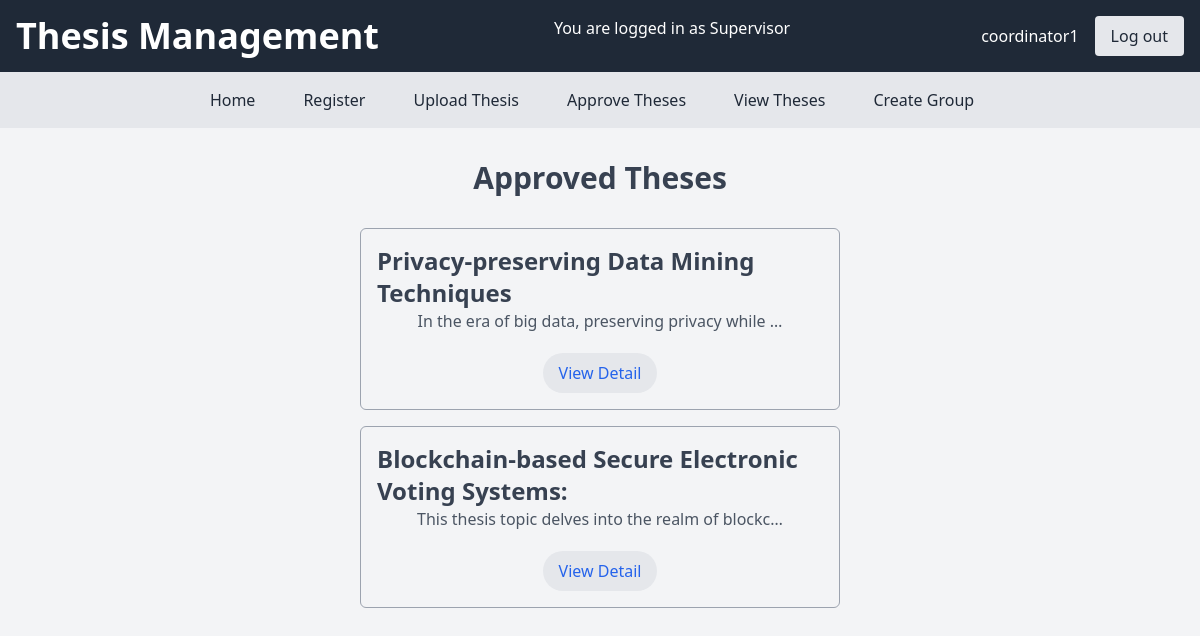
The page /view_theses/ (signed in) on the database as committed earlier.
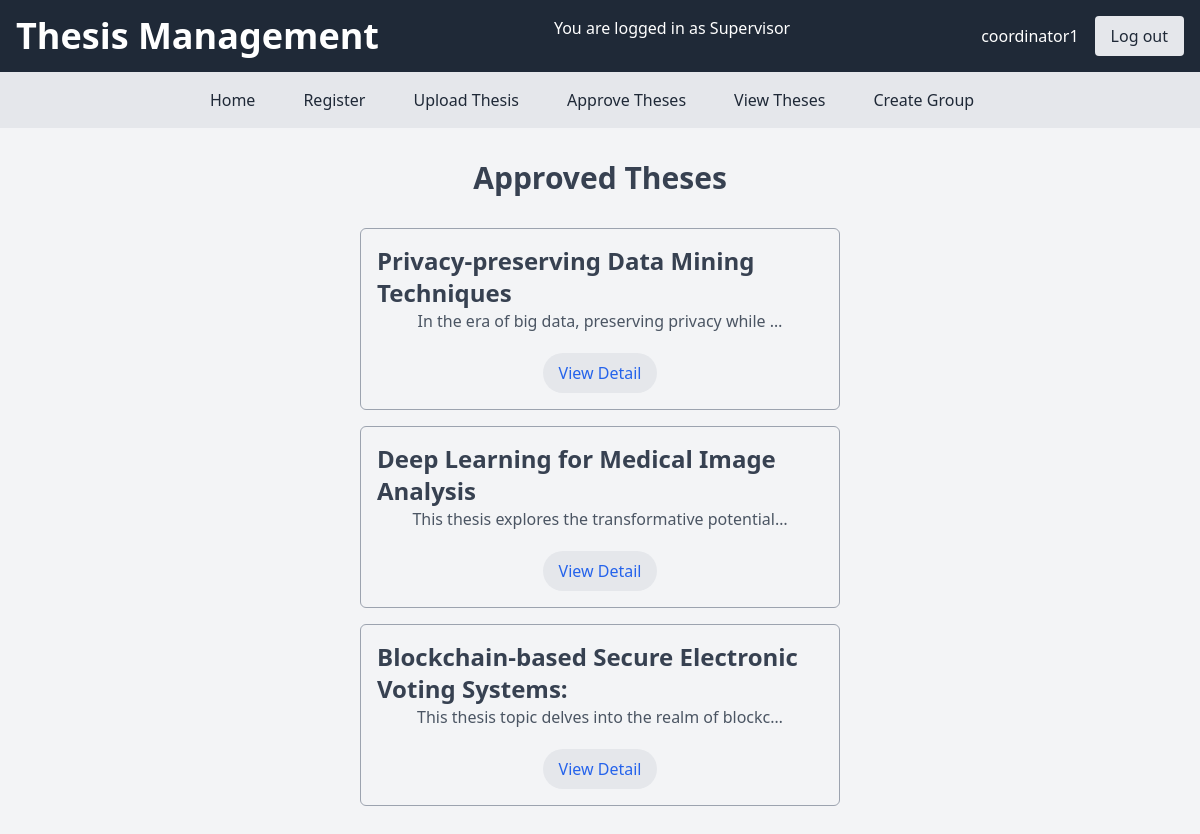
The same page on the database as committed later.
### app_week6/models.py (models this page shows, shortened)
class User(AbstractUser):
    USER_TYPE_CHOICES = (
        (1, 'Admin'),
        (2, 'Supervisor'),
        (3, 'Project Coordinator'),
        (4, 'Student'),
    )
    user_type = models.PositiveSmallIntegerField(choices=USER_TYPE_CHOICES, default=4)

class Thesis(models.Model):
    title = models.CharField(max_length=255)
    description = models.TextField()
    supervisor = models.ForeignKey(User, limit_choices_to={'user_type': 2}, on_delete=models.CASCADE)
    is_approved = models.BooleanField(default=False)
    students = models.ManyToManyField(User, related_name='theses', limit_choices_to={'user_type': 4}, blank=True, null=True)
    interested = models.ManyToManyField(User, related_name='interested_theses', limit_choices_to={'user_type': 4},blank=True, null=True)

### app_week6/views.py (the view)
# urls.py: path('view_theses/', views.view_theses, name='view_theses'),
@login_required
def view_theses(request):
    theses = Thesis.objects.filter(is_approved=True)
    return render(request, 'app_week6/view_theses.html', {'theses': theses})
    return redirect('home')

### app_week6/templates/app_week6/view_theses.html (shortened to what this page needs)
{% extends 'app_week6/base.html' %}
{% block content %}
<div class="container mx-auto p-4 flex flex-col items-center justify-center">
    <h2 class="text-3xl font-bold text-gray-700 mb-6">Approved Theses</h2>
    <ul class="flex flex-col items-center justify-center w-1/2 mb-6">
        {% for thesis in theses %}
        <li  class="flex flex-col items-center justify-center w-full p-4 my-2 border border-gray-400 rounded-md" >
            <h3 class="text-2xl {% if user in thesis.students.all %}text-green-600{% else %}text-gray-700{% endif %} font-bold">{{ thesis.title }}</h3>
            <p class="text-gray-600">{{ thesis.description|truncatechars:50 }}</p>
            <div style="margin-top: 20px" class="flex flex-wrap items-center justify-center gap-x-10 gap-y-5 ">
            <a  href="{% url 'view_theses' thesis.id %}" class="text-blue-600 hover:text-blue-800  px-4 py-2 rounded-full bg-gray-200 w-max cursor-pointer">View Detail</a>
            </div>
        </li>
        {% endfor %}
    </ul>
</div>
{% endblock content %}

### app_week6/templates/app_week6/base.html (shortened to what this page needs)
<!DOCTYPE html>
<html>
<head>
    <link rel="stylesheet" href="https://unpkg.com/tailwindcss@^2/dist/tailwind.min.css">
</head>
<body class="h-screen bg-gray-100">
    <header class="bg-gray-800 text-white p-4 flex justify-between">
        <h1 class="text-4xl font-bold">Thesis Management</h1>
        {% if user.user_type == 2 %}
        <p class="mr-4">You are logged in as Supervisor</p>
        {% endif %}
        <div class="flex items-center">
            {% if user.is_authenticated %}
            <p class="mr-4">{{ user.username }}</p>
            <a href="{% url 'logout' %}" class="bg-gray-200 text-gray-800 px-4 py-2 rounded">Log out</a>
            {% else %}
            <a href="{% url 'login' %}" class="bg-gray-200 text-gray-800 px-4 py-2 rounded">Log In</a>
            {% endif %}
        </div>
    </header>
    <nav class="bg-gray-200 p-4">
        <ul class="flex flex-wrap justify-center">
            <li class="mr-4"><a href="{% url 'home' %}" class="text-gray-800 px-4 py-2 rounded">Home</a></li>
            <li class="mr-4"><a href="{% url 'register' %}" class="text-gray-800 px-4 py-2 rounded">Register</a></li>
            {% if not user.user_type == 4%}
            <li class="mr-4"><a href="{% url 'upload_thesis' %}" class="text-gray-800 px-4 py-2 rounded">Upload Thesis</a></li>
            <li class="mr-4"><a href="{% url 'approve_thesis' %}" class="text-gray-800 px-4 py-2 rounded">Approve Theses</a></li>
            {% endif %}
            <li class="mr-4"><a href="{% url 'view_theses' %}" class="text-gray-800 px-4 py-2 rounded">View Theses</a></li>
            <li class="mr-4"><a href="{% url 'create_group' %}" class="text-gray-800 px-4 py-2 rounded">Create Group</a></li>
        </ul>
    </nav>
    <div class="container mx-auto p-4">
        {% block content %}
        {% endblock %}
    </div>
</body>
</html>

Rows that differ between the two databases and show on the page:
now on this page (row edited): Thesis: title "Deep Learning for Medical Image Analysis", description "This thesis explores the transformative potential…"
